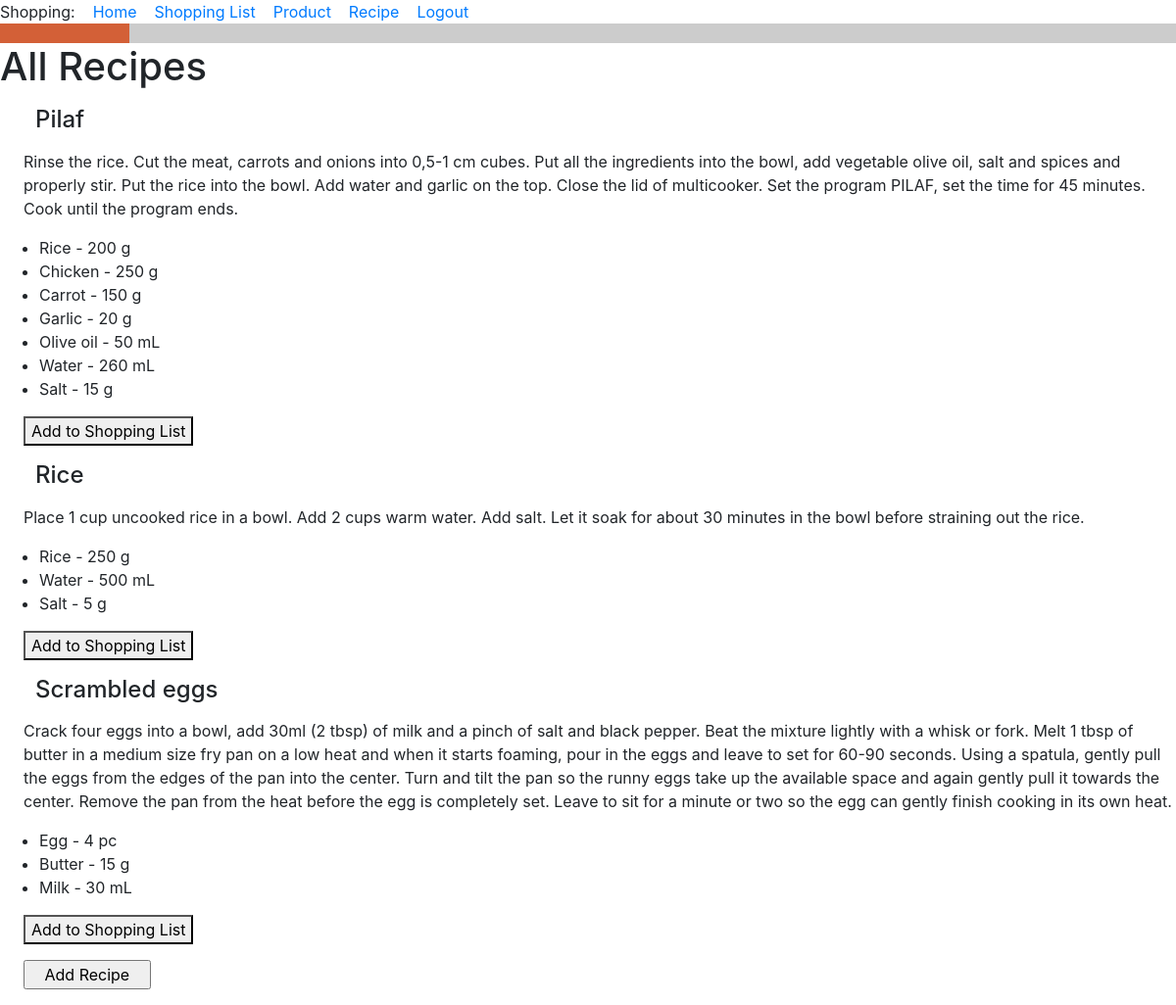
Screenshot of /all_recipes (signed in) with the database file from the repository.
### food_app/models.py (models this page shows, shortened)
class Recipe(db.Model):
    id = db.Column(db.Integer, primary_key=True)
    title = db.Column(db.String(256), index=True, unique=True, nullable=False)
    ingredients = db.relationship('Ingredient', backref='recipe', lazy='dynamic')
    description = db.Column(db.Text)
    def __str__(self):
        return f'{self.title}'.capitalize()

class Ingredient(db.Model):
    id = db.Column(db.Integer, primary_key=True)
    recipe_id = db.Column(db.ForeignKey('recipe.id'))
    product_id = db.Column(db.ForeignKey('product.id'))
    product = db.relationship('Product')
    quantity = db.Column(db.Integer)
    unit_of_measure = db.Column(db.String(120))
    def __str__(self):
        return f'{self.product} - {self.quantity} {self.unit_of_measure}'

class Product(db.Model):
    id = db.Column(db.Integer, primary_key=True)
    title = db.Column(db.String(256), index=True, unique=True, nullable=False)
    type_of_product = db.Column(db.String(120))
    unit_of_measure = db.Column(db.String(120))
    def __str__(self):
        return f'{self.title}'.capitalize()  # Big first letter only.

### food_app/routes.py (the view)
@app.route('/all_recipes', methods=['GET', 'POST'])
@login_required
def all_recipes():
    recipes = Recipe.query.all()
    return render_template(
        'all_recipes.html',
        title='All Recipes',
        recipes=recipes,
    )

### food_app/models.py (called while the page is built)
@login.user_loader
def load_user(id):
    return User.query.get(int(id))

### food_app/templates/all_recipes.html
{% extends "base.html" %}
{% block content %}
<h1>All Recipes</h1>
    {% for recipe in recipes %}
    <h4><div><p><p style="margin-left:1.5em">{{ recipe }} </p></div></h4>
    <div><p><p style="margin-left:1.5em">{{ recipe.description }}</p></div>
    <div><ul>  {% for ingredient in recipe.ingredients %}
        <li>{{ ingredient }}</li>
        {% endfor %}
    </ul>
    </div>
    <p style="margin-left:1.5em"><a href="{{ url_for('add_portions', recipe_id=recipe.id) }}">
    <button> Add to Shopping List </button>
    </a>
{% endfor %}
<form>
<p style="margin-left:1.5em"><input type="button" value="   Add Recipe   " onClick='location.href="add_recipe"'>
</form>
{% endblock %}

### rows the page displays
Recipe: title "Pilaf", description "Rinse the rice. Cut the meat, carrots and onions into 0,5-1 cm cubes. Put all the ingredients into the bowl, add vegetable olive oil, salt and spices and properly stir. Put the rice into the bowl. Add water and garlic on the top. Close the lid of multicooker. Set the program PILAF, set the time for 45 minutes. Cook until the program ends."
Ingredient: quantity+unit_of_measure "Rice - 200 g"
Ingredient: quantity+unit_of_measure "Chicken - 250 g"
Ingredient: quantity+unit_of_measure "Carrot - 150 g"
Ingredient: quantity+unit_of_measure "Garlic - 20 g"
Ingredient: quantity+unit_of_measure "Olive oil - 50 mL"
Ingredient: quantity+unit_of_measure "Water - 260 mL"
Ingredient: quantity+unit_of_measure "Salt - 15 g"
Recipe: title "Rice", description "Place 1 cup uncooked rice in a bowl. Add 2 cups warm water. Add salt. Let it soak for about 30 minutes in the bowl before straining out the rice."
Ingredient: quantity+unit_of_measure "Rice - 250 g"
Ingredient: quantity+unit_of_measure "Water - 500 mL"
Ingredient: quantity+unit_of_measure "Salt - 5 g"
Recipe: title "Scrambled eggs", description "Crack four eggs into a bowl, add 30ml (2 tbsp) of milk and a pinch of salt and black pepper. Beat the mixture lightly with a whisk or fork. Melt 1 tbsp of butter in a medium size fry pan on a low heat and when it starts foaming, pour in the eggs and leave to set for 60-90 seconds. Using a spatula, gently pull the eggs from the edges of the pan into the center. Turn and tilt the pan so the runny eggs take up the available space and again gently pull it towards the center. Remove the pan from the heat before the egg is completely set. Leave to sit for a minute or two so the egg can gently finish cooking in its own heat."
Ingredient: quantity+unit_of_measure "Egg - 4 pc"
Ingredient: quantity+unit_of_measure "Butter - 15 g"
Ingredient: quantity+unit_of_measure "Milk - 30 mL"
